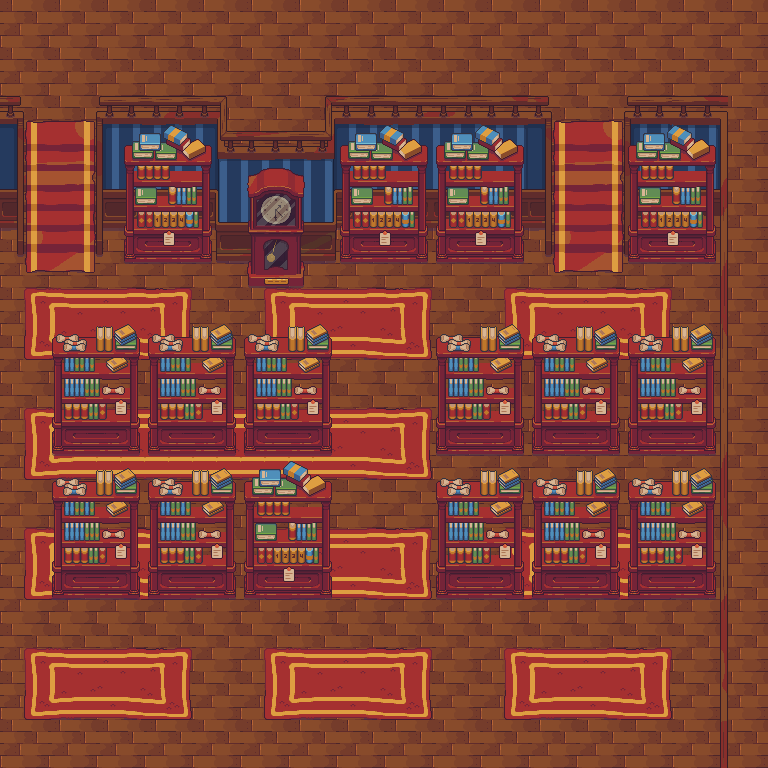

Rendered tile map (Tiled .tmx) drawn with the repository's tilesets; below, a short description and the map source with its tile grids summarised:
An orthogonal 32x32 tile map with 24x24 px tiles, 6 tile layers (Floor, Stairs, Carpet, Bookshelf_Lower, ...), 3 tilesets and 29 objects.

<map version="1.10" tiledversion="1.11.2" orientation="orthogonal" renderorder="right-down" width="32" height="32" tilewidth="24" tileheight="24" infinite="0" nextlayerid="13" nextobjectid="54">
 <editorsettings>
  <export target="map_1.lua" format="lua" />
 </editorsettings>
 <tileset firstgid="1" name="libassetpack-tiled" tilewidth="24" tileheight="24" tilecount="1364" columns="62">
  <image source="libassetpack-tiled.png" trans="000000" width="1488" height="528" />
 </tileset>
 <tileset firstgid="1365" name="Interiors_free_48x48" tilewidth="24" tileheight="24" tilecount="5696" columns="32">
  <image source="Interiors_free_48x48.png" trans="000000" width="768" height="4272" />
 </tileset>
 <tileset firstgid="7061" name="Room_Builder_free_48x48" tilewidth="24" tileheight="24" tilecount="1564" columns="34">
  <image source="Room_Builder_free_48x48.png" trans="000000" width="816" height="1104" />
 </tileset>
 <objectgroup id="8" name="Wall" visible="0">
  <object id="12" x="630" y="102" width="89" height="132" />
  <object id="15" x="328" y="99" width="218" height="138" />
  <object id="16" x="222" y="133" width="114" height="96.5" />
  <object id="17" x="98" y="126" width="88" height="108" />
  <object id="20" x="182" y="98" width="45" height="123" />
  <object id="22" x="717" y="96" width="13" height="671" />
  <object id="45" x="59" y="375" width="264" height="58" />
  <object id="46" x="55" y="520" width="274" height="60" />
  <object id="47" x="442" y="521.5" width="268" height="49.5" />
  <object id="51" x="439" y="375" width="274.5" height="47" />
  <object id="53" x="249.5" y="226.5" width="51" height="31" />
 </objectgroup>
 <objectgroup id="9" name="Records">
  <object id="30" x="437" y="337" width="82" height="112" />
  <object id="31" x="534" y="339" width="80" height="109" />
  <object id="32" x="441" y="482" width="76" height="113" />
  <object id="33" x="536" y="483" width="78" height="112" />
  <object id="34" x="635" y="483" width="76" height="110" />
  <object id="35" x="247" y="339" width="81" height="109" />
  <object id="36" x="151" y="335" width="79" height="114" />
  <object id="37" x="61" y="342" width="76" height="110" />
  <object id="38" x="132" y="147" width="74" height="111" />
  <object id="39" x="346" y="150" width="74" height="110" />
  <object id="40" x="439" y="140" width="78" height="118" />
  <object id="41" x="629" y="142" width="84" height="125" />
  <object id="42" x="59" y="480" width="78" height="115" />
  <object id="43" x="150" y="476" width="83" height="116" />
  <object id="44" x="253" y="475" width="77" height="124" />
  <object id="52" x="629.5" y="337.5" width="81" height="113.5" />
 </objectgroup>
 <objectgroup id="10" name="Transition" visible="0">
  <object id="48" x="28" y="96" width="62" height="37">
   <properties>
    <property name="target_map" type="file" value="map_2.lua" />
    <property name="target_x" type="float" value="78" />
    <property name="target_y" type="float" value="651" />
   </properties>
  </object>
  <object id="49" x="554" y="84" width="65" height="33" />
 </objectgroup>
 <layer id="1" name="Floor" width="32" height="32">
  <data>[1024 cells, 1024 non-empty, 4 distinct tile ids]</data>
 </layer>
 <layer id="2" name="Stairs" width="32" height="32">
  <data>[1024 cells, 254 non-empty, 188 distinct tile ids]</data>
 </layer>
 <layer id="3" name="Carpet" width="32" height="32">
  <data>[1024 cells, 297 non-empty, 45 distinct tile ids]</data>
 </layer>
 <layer id="5" name="Bookshelf_Lower" width="32" height="32">
  <data>[1024 cells, 144 non-empty, 48 distinct tile ids]</data>
 </layer>
 <layer id="12" name="Bookshelf_Mid" width="32" height="32">
  <data>[1024 cells, 144 non-empty, 24 distinct tile ids]</data>
 </layer>
 <layer id="11" name="Bookshelf_Upper" width="32" height="32">
  <data>[1024 cells, 114 non-empty, 42 distinct tile ids]</data>
 </layer>
</map>
